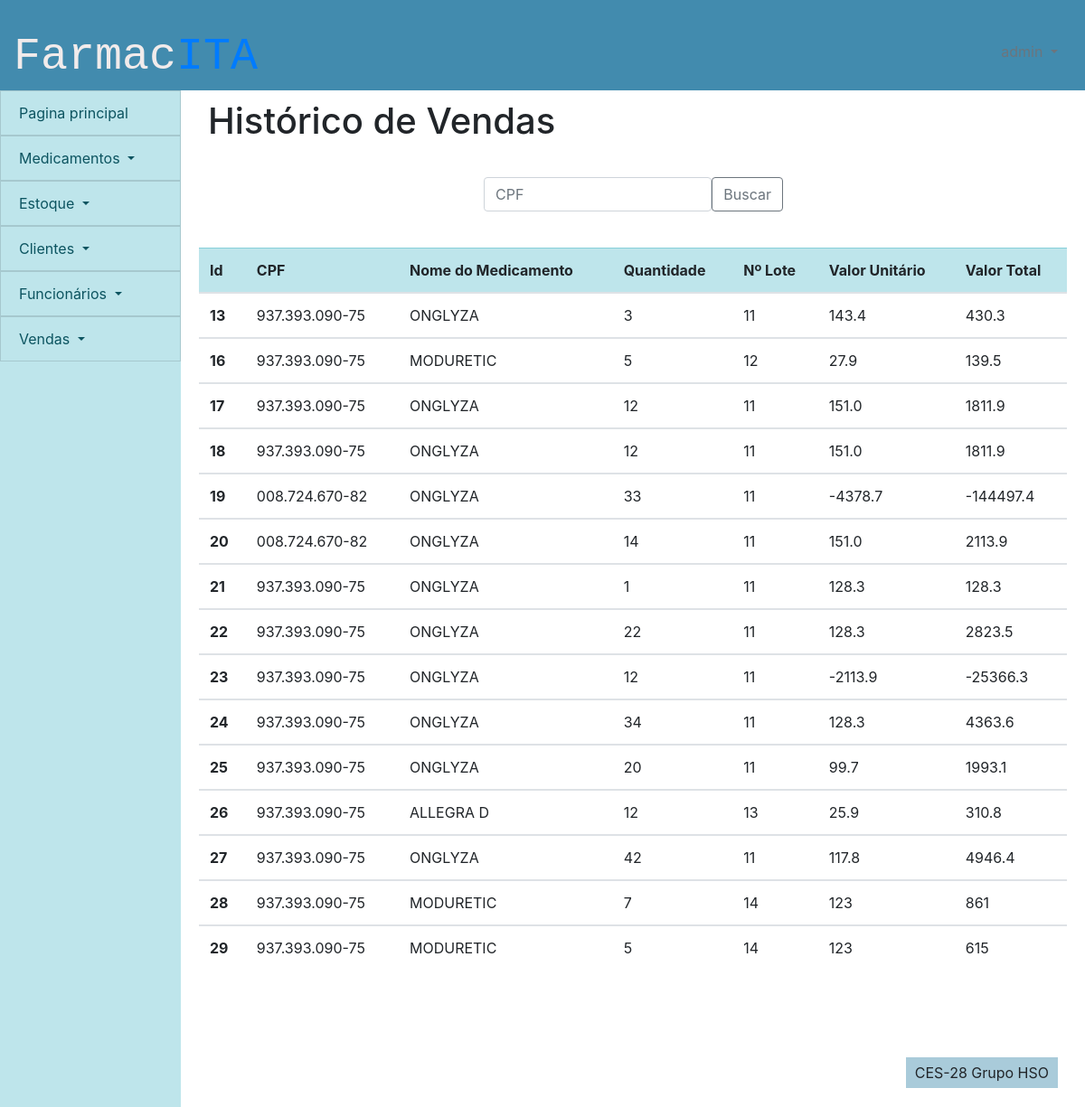
Page /financeiro/historico_vendas (signed in) on the committed database.
### financeiro/models.py (models this page shows)
class ordem_de_venda(models.Model):
    id_ordem_de_venda = models.AutoField(primary_key=True)
    id_cliente = models.ForeignKey(cliente,on_delete=models.PROTECT)
    id_lote_medicamento = models.ForeignKey(lote_medicamento,on_delete=models.PROTECT)
    quantidade = models.IntegerField(default = 0)
    desconto =  models.BooleanField(default=False)
    venda =  models.BooleanField(default=False)
    ativo = models.BooleanField(default=True)
    data_de_venda = models.DateField(auto_now=False,auto_now_add=False,null=True)
    percentual_desconto = models.DecimalField(max_digits=40,decimal_places=2,default=0)
    preco_desconto = models.DecimalField(max_digits=40,decimal_places=2,null=True)
    valor_total_venda = models.DecimalField(max_digits=40,decimal_places=2,null=True)

### pessoas/models.py (models this page shows)
class cliente(models.Model):
    id_cliente = models.AutoField(primary_key=True)
    nome_cliente = models.CharField(max_length=100)
    cpf = models.CharField(max_length=14)
    telefone = models.CharField(max_length=15)
    data_nascimento = models.DateField(default=datetime.now)
    ativo = models.BooleanField(default=True)
    class Meta:
        db_table = 'clientes'

### controle_estoque/models.py (models this page shows)
class lote_medicamento(models.Model):
    id_lote_medicamento = models.AutoField(primary_key=True)
    id_medicamento = models.ForeignKey(medicamento,on_delete=models.PROTECT)
    id_fornecedor = models.ForeignKey(fornecedor,on_delete=models.PROTECT)
    preco = models.DecimalField(max_digits=40,decimal_places=2)
    quantidade_de_caixas = models.CharField(max_length=100)
    quantidade_por_caixa = models.CharField(max_length=100)
    dosagem = models.CharField(max_length=100)
    data_de_validade = models.DateField(auto_now=False,auto_now_add=False,null=False)
    industria_farmaceutica = models.CharField(max_length=100)
    excluido = models.BooleanField(default=False)
    class Meta:
        db_table = 'lote_medicamento'

### cadastro_medicamentos/models.py (models this page shows)
class medicamento(models.Model):
    id_medicamento = models.AutoField(primary_key=True)
    nome_medicamento = models.CharField(max_length=100)
    classificacao = models.CharField(max_length=100, default='Sem tarja')
    principio_ativo = models.CharField(max_length=100)
    excluido = models.BooleanField(default=False)
    def __str__(self):
        return self.nome_medicamento

### financeiro/views.py (the view)
# urls.py: path('historico_vendas',views.historico_vendas, name = 'historico_vendas'),
def historico_vendas(request):
    check, retorno = checar_cargo(request)
    if check:
        return retorno
    cargo = funcionario.objects.get(user=request.user).cargo
    lista = ordem_de_venda.objects.filter(venda=True)
    if request.method == "POST":
        p = request.POST
        cpf = p.get("cpf")
        id_cliente = cliente.objects.filter(cpf__icontains = cpf)
        lista = ordem_de_venda.objects.filter(venda=True,id_cliente__in=id_cliente)
    else:
        lista = ordem_de_venda.objects.filter(venda=True)
    return render(request, 'financeiro/pagina_historico_de_vendas.html', {"lista":lista,'cargo':cargo})

### financeiro/views.py (called while the page is built)
def checar_cargo(request):
    user = request.user
    if user.is_anonymous:
        return True, redirect('/')
    else:
        cargo = funcionario.objects.get(user=request.user).cargo
        if cargo == 'Farmacêutico':
            return True, render(request,'sem_permissao.html',{'cargo':cargo})
    return False, False

### frontend/financeiro/pagina_historico_de_vendas.html (shortened to what this page needs)
{% extends 'template/padrao.html' %}
{%block titulo-conteudo %}
Histórico de Vendas
{% endblock %}
{% block content %}
{% load static %}
<div>
    <div class="row formulario">
        <div class="col-sm-12">
            <div>
                <form method="POST" autocomplete="off">
                    <div class="input-group-prepend">
                        <input type="text" class="form-control" placeholder="CPF" name="cpf" onkeydown="javascript: fMasc( this, mCPF )" onblur="testa_cpf(this)" maxlength=14>
                    <button class="btn btn-outline-secondary" type="submit" id="button-addon1">Buscar</button>
                    </div>
                    </form>
            </div>
        </div>
    </div>
    <div class="tabela">
        <table class="table table-hover">
            <thead class="table-info">
                <tr>
                    <th scope="col">Id</th>
                    <th scope="col">CPF</th>
                    <th scope="col">Nome do Medicamento</th>
                    <th scope="col">Quantidade</th>
                    <th scope="col">Nº Lote</th>
                    <th scope="col">Valor Unitário</th>
                    <th scope="col">Valor Total</th>
                </tr>
            </thead>
            {% for i in lista %}
            <tbody>
                <tr class={{i.id}}>
                    <th scope="row">{{i.id_ordem_de_venda}}</th>
                    <td class = "CPF">{{i.id_cliente.cpf}}</td>
                    <td class = "Nome">{{i.id_lote_medicamento.id_medicamento}}</td>
                    <td class = "Quantidade">{{i.quantidade}}</td>
                    <td class = "Nº Lote">{{i.id_lote_medicamento.id_lote_medicamento}}</td>
                    <td class = "Valor Unitário">{{i.preco_desconto | floatformat }}</td>
                    <td class = "Valor Total">
                        {{i.valor_total_venda | floatformat}}</td>
                </tr>
            </tbody>
            {% endfor %}
        </table>
    </div>
</div>
{% endblock %}

### static/_css/style.css (style rules this page uses)
:root { --bdazzled-blue: #3d5a80ff; --pale-cerulean: #98c1d9ff; --light-cyan: rgb(240, 254, 255); --burnt-sienna: #6BA368; --gunmetal: #515B3A; --header-height:100px; --menu-width:200px; --footer-height:100px; --form-width:400px; --table-width: 1000px; }
.formulario { width: var(--form-width); margin: 0 auto ; padding: 20px; }
.tabela { width: var(--table-width); padding: 20px; margin: 0 auto; }
body { display: grid; grid-template-columns: var(--menu-width) 1fr; grid-template-rows: var(--header-height) 1fr var(--footer-height); grid-template-areas: " cabeca cabeca" " links conteudo" " links rodape" ; height: 100vh; }

### rows in the picture
ordem_de_venda: id_ordem_de_venda "13", id_cliente.cpf "937.393.090-75", id_lote_medicamento.id_medicamento "ONGLYZA", quantidade "3", id_lote_medicamento.id_lote_medicamento "11", preco_desconto "143.4", valor_total_venda "430.3"
ordem_de_venda: id_ordem_de_venda "16", id_cliente.cpf "937.393.090-75", id_lote_medicamento.id_medicamento "MODURETIC", quantidade "5", id_lote_medicamento.id_lote_medicamento "12", preco_desconto "27.9", valor_total_venda "139.5"
ordem_de_venda: id_ordem_de_venda "17", id_cliente.cpf "937.393.090-75", id_lote_medicamento.id_medicamento "ONGLYZA", quantidade "12", id_lote_medicamento.id_lote_medicamento "11", preco_desconto "151.0", valor_total_venda "1811.9"
ordem_de_venda: id_ordem_de_venda "18", id_cliente.cpf "937.393.090-75", id_lote_medicamento.id_medicamento "ONGLYZA", quantidade "12", id_lote_medicamento.id_lote_medicamento "11", preco_desconto "151.0", valor_total_venda "1811.9"
ordem_de_venda: id_ordem_de_venda "19", id_cliente.cpf "008.724.670-82", id_lote_medicamento.id_medicamento "ONGLYZA", quantidade "33", id_lote_medicamento.id_lote_medicamento "11", preco_desconto "-4378.7", valor_total_venda "-144497.4"
ordem_de_venda: id_ordem_de_venda "20", id_cliente.cpf "008.724.670-82", id_lote_medicamento.id_medicamento "ONGLYZA", quantidade "14", id_lote_medicamento.id_lote_medicamento "11", preco_desconto "151.0", valor_total_venda "2113.9"
ordem_de_venda: id_ordem_de_venda "21", id_cliente.cpf "937.393.090-75", id_lote_medicamento.id_medicamento "ONGLYZA", quantidade "1", id_lote_medicamento.id_lote_medicamento "11", preco_desconto "128.3", valor_total_venda "128.3"
ordem_de_venda: id_ordem_de_venda "22", id_cliente.cpf "937.393.090-75", id_lote_medicamento.id_medicamento "ONGLYZA", quantidade "22", id_lote_medicamento.id_lote_medicamento "11", preco_desconto "128.3", valor_total_venda "2823.5"
ordem_de_venda: id_ordem_de_venda "23", id_cliente.cpf "937.393.090-75", id_lote_medicamento.id_medicamento "ONGLYZA", quantidade "12", id_lote_medicamento.id_lote_medicamento "11", preco_desconto "-2113.9", valor_total_venda "-25366.3"
ordem_de_venda: id_ordem_de_venda "24", id_cliente.cpf "937.393.090-75", id_lote_medicamento.id_medicamento "ONGLYZA", quantidade "34", id_lote_medicamento.id_lote_medicamento "11", preco_desconto "128.3", valor_total_venda "4363.6"
ordem_de_venda: id_ordem_de_venda "25", id_cliente.cpf "937.393.090-75", id_lote_medicamento.id_medicamento "ONGLYZA", quantidade "20", id_lote_medicamento.id_lote_medicamento "11", preco_desconto "99.7", valor_total_venda "1993.1"
ordem_de_venda: id_ordem_de_venda "26", id_cliente.cpf "937.393.090-75", id_lote_medicamento.id_medicamento "ALLEGRA D", quantidade "12", id_lote_medicamento.id_lote_medicamento "13", preco_desconto "25.9", valor_total_venda "310.8"
ordem_de_venda: id_ordem_de_venda "27", id_cliente.cpf "937.393.090-75", id_lote_medicamento.id_medicamento "ONGLYZA", quantidade "42", id_lote_medicamento.id_lote_medicamento "11", preco_desconto "117.8", valor_total_venda "4946.4"
ordem_de_venda: id_ordem_de_venda "28", id_cliente.cpf "937.393.090-75", id_lote_medicamento.id_medicamento "MODURETIC", quantidade "7", id_lote_medicamento.id_lote_medicamento "14", preco_desconto "123", valor_total_venda "861"
ordem_de_venda: id_ordem_de_venda "29", id_cliente.cpf "937.393.090-75", id_lote_medicamento.id_medicamento "MODURETIC", quantidade "5", id_lote_medicamento.id_lote_medicamento "14", preco_desconto "123", valor_total_venda "615"
